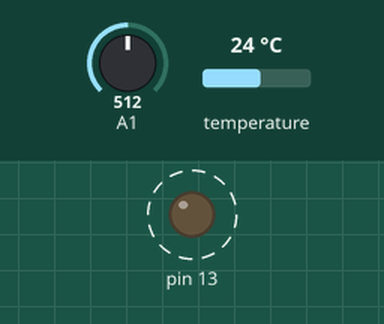
Bench run of a sketch on a simulated Arduino Uno, built with avr-gcc and run on an emulated ATmega328P. Parts: output pins drawn as LEDs (lit = HIGH). Dashed ring = blinking. The inputs (shaded band) are chosen by the test bench; at power-on: A1 = 512, temperature 24 °C. No radio packets arrive unless stated; what the sketch prints to the serial monitor is not drawn.

Above: at 0.3 s.
Timing chart, 0 to 4.4 s (numbered marks = the images above):
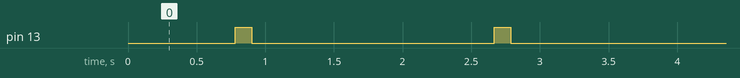

Measured:
- by itself, pin 13: alternates HIGH for 0.12 s and LOW for 1.8 s

The sketch:

rf_tx_2_nano.ino
```cpp
#include <RH_ASK.h>
#include <SPI.h>
#include <OneWire.h>
#include <DallasTemperature.h>

#define ONE_WIRE_BUS 7

OneWire oneWire(ONE_WIRE_BUS);

DallasTemperature sensors(&oneWire);

RH_ASK driver(4000,2,12);

float tempC = 0;
float tempF = 0;

void setup()
{
  sensors.begin();
  pinMode(13,OUTPUT);
  Serial.begin(9600);   // Debugging only
  if (!driver.init())
      Serial.println("init failed");

}

void loop()
{
  sensors.requestTemperatures();
  tempC = sensors.getTempCByIndex(0);
  tempF = sensors.toFahrenheit(tempC);

  int sensorReading=analogRead(A1);
//   int sensorReading2=666;

  Serial.println((String)sensorReading);
  Serial.print("C: ");
  Serial.print(tempC);
  Serial.print("   F: ");
  Serial.println(tempF);

  SendData("#S"+(String)sensorReading);
  SendData("#W"+(String)tempC);

  delay(1000);
}


void SendData(String Data)
{
  //Debug
  Serial.println("-->"+ Data + "<-- ");

  //Making char Array of String
  const char* rawdata = Data.c_str();

  digitalWrite(13, true); // Flash a light to show transmitting
  driver.send((uint8_t *)rawdata, strlen(rawdata));
  driver.waitPacketSent();
  digitalWrite(13, false);
}
```
